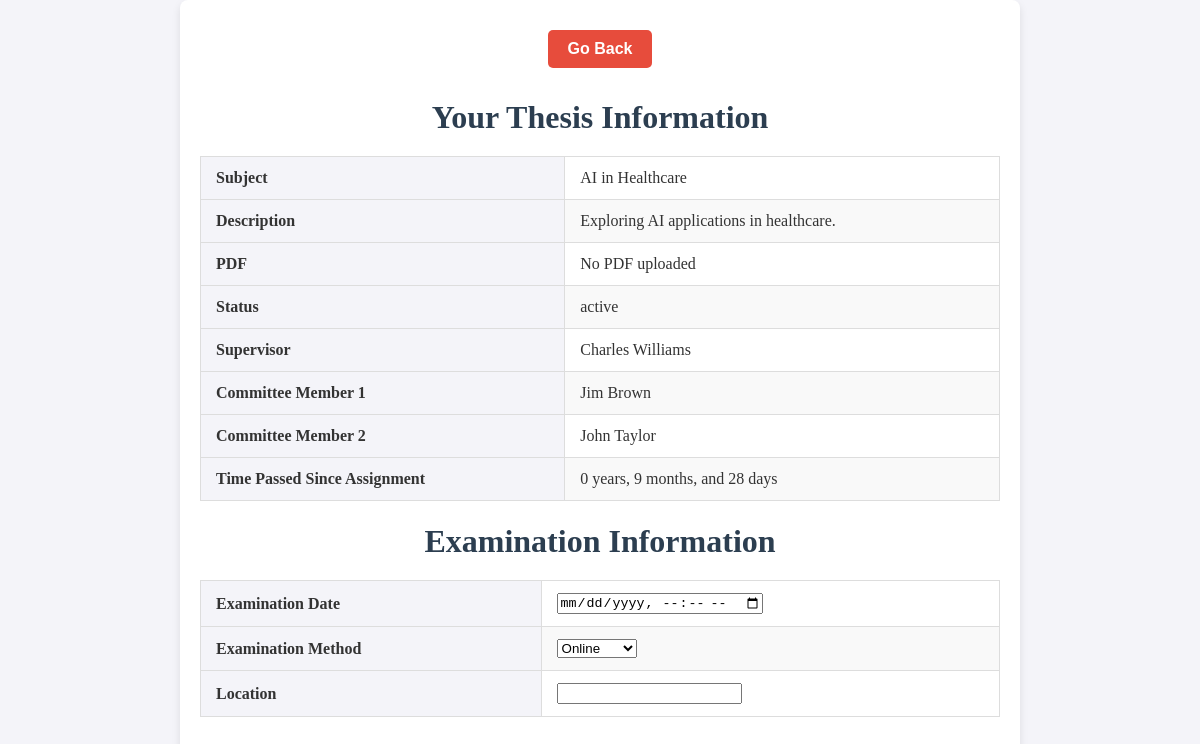
Page /st_dipl.php (signed in) on the committed database.
### tables this page shows
CREATE TABLE `thesis` (
  `thesisID` int(11) NOT NULL,
  `title` varchar(255) NOT NULL,
  `description` text NOT NULL,
  `status` enum('under assignment','active','under review','finalized','withdrawn') NOT NULL,
  `supervisorID` int(11) NOT NULL,
  `member1ID` int(11) DEFAULT NULL,
  `member2ID` int(11) DEFAULT NULL,
  `studentID` int(11) DEFAULT NULL,
  `finalGrade` decimal(4,2) DEFAULT NULL,
  `postedDate` date NOT NULL,
  `assignmentDate` date DEFAULT NULL,
  `completionDate` date DEFAULT NULL,
  `examinationDate` date DEFAULT NULL,
  `withdrawalDate` date DEFAULT NULL,
  `pdf` varchar(50) DEFAULT NULL,
  `withdrawn_comment` enum('from professor','from secretary') DEFAULT NULL,
  `general_assembly` varchar(20) DEFAULT NULL,
  `member1Grade` double(2,1) DEFAULT NULL,
  `member2Grade` double(2,1) DEFAULT NULL
);

CREATE TABLE `professors` (
  `Professor_ID` int(11) NOT NULL,
  `Name` varchar(50) NOT NULL,
  `Surname` varchar(50) NOT NULL,
  `Subject` varchar(100) DEFAULT NULL,
  `email` varchar(100) DEFAULT NULL,
  `mobile` varchar(15) DEFAULT NULL
);

### st_dipl.php (the view, shortened to what this page needs)
<?php
include 'access.php';
$studentID = $_SESSION['user_id'];
$query = "
    SELECT
        t.thesisID,
        t.title,
        t.description,
        t.pdf,
        t.status,
        t.assignmentDate,
        p1.Name AS supervisorName,
        p1.Surname AS supervisorSurname,
        p2.Name AS member1Name,
        p2.Surname AS member1Surname,
        p3.Name AS member2Name,
        p3.Surname AS member2Surname
    FROM Thesis t
    LEFT JOIN Professors p1 ON t.supervisorID = p1.Professor_ID
    LEFT JOIN Professors p2 ON t.member1ID = p2.Professor_ID
    LEFT JOIN Professors p3 ON t.member2ID = p3.Professor_ID
    WHERE t.studentID = ? AND t.status != 'withdrawn'
";
$stmt = $con->prepare($query);
$stmt->bind_param('i', $studentID);
$stmt->execute();
$result = $stmt->get_result();
$thesis = $result->fetch_assoc();
$examination = null;
if ($thesis) {
    $examinationQuery = "
        SELECT examinationDate, examinationMethod, location
        FROM Examination
        WHERE thesisID = ?";
    $examStmt = $con->prepare($examinationQuery);
    $examStmt->bind_param('i', $thesis['thesisID']);
    $examStmt->execute();
    $examination = $examStmt->get_result()->fetch_assoc();
}
?>
<!DOCTYPE html>
<html lang="en">
<head>
    <link rel="stylesheet" href="lobby.css">
</head>
<body>
    <div class="container">
        <button class="go-back" onclick="window.location.href = 'student.php';">Go Back</button>
        <h1>Your Thesis Information</h1>
        <?php if ($thesis): ?>
            <table class="thesis-table">
                <tr>
                    <th>Subject</th>
                    <td><?= htmlspecialchars($thesis['title']) ?></td>
                </tr>
                <tr>
                    <th>Description</th>
                    <td><?= nl2br(htmlspecialchars($thesis['description'])) ?></td>
                </tr>
                <tr>
                    <th>PDF</th>
                    <td><?= $thesis['pdf'] ? "<a href='uploads/{$thesis['pdf']}' target='_blank'>Download</a>" : "No PDF uploaded" ?></td>
                </tr>
                <tr>
                    <th>Status</th>
                    <td><?= htmlspecialchars($thesis['status']) ?></td>
                </tr>
                <tr>
                    <th>Supervisor</th>
                    <td><?= htmlspecialchars($thesis['supervisorName'] . " " . $thesis['supervisorSurname']) ?></td>
                </tr>
                <tr>
                    <th>Committee Member 1</th>
                    <td><?= $thesis['member1Name'] ? htmlspecialchars($thesis['member1Name'] . " " . $thesis['member1Surname']) : "Vacant" ?></td>
                </tr>
                <tr>
                    <th>Committee Member 2</th>
                    <td><?= $thesis['member2Name'] ? htmlspecialchars($thesis['member2Name'] . " " . $thesis['member2Surname']) : "Vacant" ?></td>
                </tr>
                <tr>
                    <th>Time Passed Since Assignment</th>
                    <td>
                        <?php
                        if ($thesis['assignmentDate']) {
                            $now = new DateTime();
                            $assignmentDate = new DateTime($thesis['assignmentDate']);
                            $interval = $now->diff($assignmentDate);
                            echo $interval->format('%y years, %m months, and %d days');
                        } else {
                            echo "Not yet assigned";
                        }
                        ?>
                    </td>
                </tr>
            </table>
            <h1>Examination Information</h1>
            <form method="POST" action="">
                <table class="examination-table">
                    <tr>
                        <th>Examination Date</th>
                        <td>
                            <input type="datetime-local" name="examinationDate"
                                   value="<?= $examination ? htmlspecialchars($examination['examinationDate']) : '' ?>"
                                   required>
                        </td>
                    </tr>
                    <tr>
                        <th>Examination Method</th>
                        <td>
                            <select name="examinationMethod" required>
                                <option value="online" <?= $examination && $examination['examinationMethod'] === 'online' ? 'selected' : '' ?>>Online</option>
                            </select>
                        </td>
                    </tr>
                    <tr>
                        <th>Location</th>
                        <td>
                            <input type="text" name="location"
                                   value="<?= $examination ? htmlspecialchars($examination['location']) : '' ?>"
                                   required>
                        </td>
                    </tr>
                </table>
            </form>
        <?php else: ?>
            <p class="no-thesis">No thesis assigned to you at the moment.</p>
        <?php endif; ?>
    </div>
</body>
</html>

### lobby.css (style rules this page uses)
body { font-family: 'Georgia', serif; background-color: #f4f4f9; color: #333; margin: 0; padding: 0; }
.container { max-width: 800px; margin: 0 auto; padding: 20px; text-align: center; background-color: #fff; box-shadow: 0 4px 8px rgba(0, 0, 0, 0.1); border-radius: 8px; }
h1 { color: #2c3e50; font-size: 2em; font-weight: bold; margin-bottom: 20px; }
button { background-color: #2c3e50; color: #fff; font-size: 1em; padding: 10px 20px; margin: 10px; border: none; border-radius: 5px; cursor: pointer; transition: background-color 0.3s; }
.go-back { background-color: #e74c3c; font-weight: bold; }

### st_dipl.php (style rules this page uses)
.thesis-table, .examination-table { width: 100%; border-collapse: collapse; margin: 20px 0; font-size: 1em; text-align: left; }
.thesis-table th, .thesis-table td, .examination-table th, .examination-table td { padding: 12px 15px; border: 1px solid #ddd; }
.thesis-table th, .examination-table th { background-color: #f4f4f9; font-weight: bold; }
.thesis-table tr:nth-child(even), .examination-table tr:nth-child(even) { background-color: #f9f9f9; }
.thesis-table tr:nth-child(odd), .examination-table tr:nth-child(odd) { background-color: #fff; }

### rows in the picture
thesis: title "AI in Healthcare", description "Exploring AI applications in healthcare.", status "active", supervisorID.Surname "Charles Williams", member1ID.Surname "Jim Brown", member2ID.Surname "John Taylor", assignmentDate "0 years, 9 months, and 28 days"
